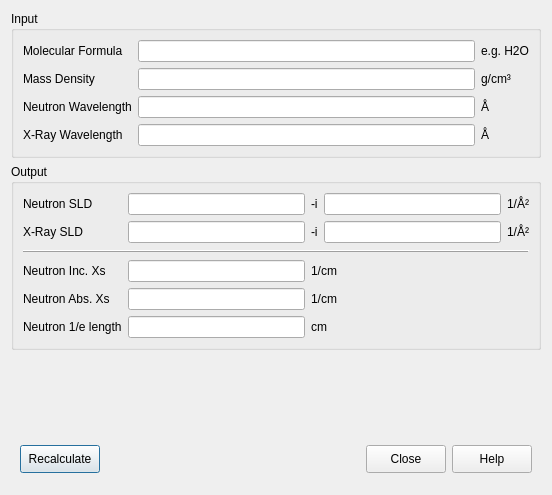
<?xml version="1.0" encoding="UTF-8"?>
<ui version="4.0">
 <class>SldPanel</class>
 <widget class="QDialog" name="SldPanel">
  <property name="geometry">
   <rect>
    <x>0</x>
    <y>0</y>
    <width>552</width>
    <height>495</height>
   </rect>
  </property>
  <property name="sizePolicy">
   <sizepolicy hsizetype="Minimum" vsizetype="Minimum">
    <horstretch>0</horstretch>
    <verstretch>0</verstretch>
   </sizepolicy>
  </property>
  <property name="windowTitle">
   <string>SLD Calculator</string>
  </property>
  <property name="windowIcon">
   <iconset>
    <normaloff>:/res/sasview-icon.ico</normaloff>:/res/sasview-icon.ico</iconset>
  </property>
  <layout class="QGridLayout" name="gridLayout_2">
   <item row="3" column="0">
    <spacer name="verticalSpacer">
     <property name="orientation">
      <enum>Qt::Vertical</enum>
     </property>
     <property name="sizeHint" stdset="0">
      <size>
       <width>20</width>
       <height>40</height>
      </size>
     </property>
    </spacer>
   </item>
   <item row="1" column="0">
    <widget class="QGroupBox" name="groupBoxOutput">
     <property name="title">
      <string>Output</string>
     </property>
     <layout class="QGridLayout" name="gridLayoutOutput">
      <item row="0" column="1">
       <widget class="QLineEdit" name="editNeutronSldReal">
        <property name="enabled">
         <bool>true</bool>
        </property>
        <property name="readOnly">
         <bool>true</bool>
        </property>
       </widget>
      </item>
      <item row="0" column="0">
       <widget class="QLabel" name="label_17">
        <property name="text">
         <string>Neutron SLD</string>
        </property>
       </widget>
      </item>
      <item row="5" column="0">
       <widget class="QLabel" name="label_3">
        <property name="text">
         <string>Neutron 1/e length</string>
        </property>
       </widget>
      </item>
      <item row="3" column="1">
       <widget class="QLineEdit" name="editNeutronIncXs">
        <property name="enabled">
         <bool>true</bool>
        </property>
        <property name="readOnly">
         <bool>true</bool>
        </property>
       </widget>
      </item>
      <item row="3" column="0">
       <widget class="QLabel" name="label_21">
        <property name="text">
         <string>Neutron Inc. Xs</string>
        </property>
       </widget>
      </item>
      <item row="0" column="2">
       <widget class="QLabel" name="label_18">
        <property name="text">
         <string>-i</string>
        </property>
       </widget>
      </item>
      <item row="1" column="2">
       <widget class="QLabel" name="label_20">
        <property name="text">
         <string>-i</string>
        </property>
       </widget>
      </item>
      <item row="0" column="3">
       <widget class="QLineEdit" name="editNeutronSldImag">
        <property name="enabled">
         <bool>true</bool>
        </property>
        <property name="readOnly">
         <bool>true</bool>
        </property>
       </widget>
      </item>
      <item row="5" column="2" colspan="2">
       <widget class="QLabel" name="label_4">
        <property name="text">
         <string>cm</string>
        </property>
       </widget>
      </item>
      <item row="5" column="1">
       <widget class="QLineEdit" name="editNeutronLength">
        <property name="enabled">
         <bool>true</bool>
        </property>
        <property name="readOnly">
         <bool>true</bool>
        </property>
       </widget>
      </item>
      <item row="4" column="2" colspan="2">
       <widget class="QLabel" name="label_24">
        <property name="text">
         <string>1/cm</string>
        </property>
       </widget>
      </item>
      <item row="4" column="1">
       <widget class="QLineEdit" name="editNeutronAbsXs">
        <property name="enabled">
         <bool>true</bool>
        </property>
        <property name="readOnly">
         <bool>true</bool>
        </property>
       </widget>
      </item>
      <item row="4" column="0">
       <widget class="QLabel" name="label_23">
        <property name="text">
         <string>Neutron Abs. Xs</string>
        </property>
       </widget>
      </item>
      <item row="3" column="2" colspan="2">
       <widget class="QLabel" name="label_22">
        <property name="text">
         <string>1/cm</string>
        </property>
       </widget>
      </item>
      <item row="1" column="4">
       <widget class="QLabel" name="label_6">
        <property name="text">
         <string>1/Å²</string>
        </property>
       </widget>
      </item>
      <item row="1" column="0">
       <widget class="QLabel" name="label_19">
        <property name="text">
         <string>X-Ray SLD</string>
        </property>
       </widget>
      </item>
      <item row="0" column="4">
       <widget class="QLabel" name="label_5">
        <property name="text">
         <string>1/Å²</string>
        </property>
       </widget>
      </item>
      <item row="2" column="0" colspan="5">
       <widget class="QFrame" name="frame">
        <property name="minimumSize">
         <size>
          <width>0</width>
          <height>5</height>
         </size>
        </property>
        <property name="frameShape">
         <enum>QFrame::HLine</enum>
        </property>
        <property name="frameShadow">
         <enum>QFrame::Raised</enum>
        </property>
        <property name="lineWidth">
         <number>1</number>
        </property>
        <property name="midLineWidth">
         <number>0</number>
        </property>
       </widget>
      </item>
      <item row="1" column="1">
       <widget class="QLineEdit" name="editXraySldReal">
        <property name="enabled">
         <bool>true</bool>
        </property>
        <property name="readOnly">
         <bool>true</bool>
        </property>
       </widget>
      </item>
      <item row="1" column="3">
       <widget class="QLineEdit" name="editXraySldImag">
        <property name="enabled">
         <bool>true</bool>
        </property>
        <property name="readOnly">
         <bool>true</bool>
        </property>
       </widget>
      </item>
     </layout>
    </widget>
   </item>
   <item row="0" column="0">
    <widget class="QGroupBox" name="groupBoxInput">
     <property name="title">
      <string>Input</string>
     </property>
     <layout class="QGridLayout" name="gridLayoutInput">
      <item row="1" column="0">
       <widget class="QLabel" name="label_8">
        <property name="text">
         <string>Mass Density</string>
        </property>
       </widget>
      </item>
      <item row="1" column="2">
       <widget class="QLabel" name="label_16">
        <property name="text">
         <string>g/cm³</string>
        </property>
       </widget>
      </item>
      <item row="0" column="2">
       <widget class="QLabel" name="label_10">
        <property name="text">
         <string>e.g. H2O</string>
        </property>
       </widget>
      </item>
      <item row="0" column="1">
       <widget class="QLineEdit" name="editMolecularFormula"/>
      </item>
      <item row="1" column="1">
       <widget class="QLineEdit" name="editMassDensity"/>
      </item>
      <item row="2" column="2">
       <widget class="QLabel" name="label_12">
        <property name="text">
         <string>Å</string>
        </property>
       </widget>
      </item>
      <item row="0" column="0">
       <widget class="QLabel" name="label_9">
        <property name="text">
         <string>Molecular Formula</string>
        </property>
       </widget>
      </item>
      <item row="2" column="0">
       <widget class="QLabel" name="label_11">
        <property name="text">
         <string>Neutron Wavelength</string>
        </property>
       </widget>
      </item>
      <item row="2" column="1">
       <widget class="QLineEdit" name="editNeutronWavelength">
        <property name="styleSheet">
         <string notr="true"/>
        </property>
        <property name="readOnly">
         <bool>false</bool>
        </property>
       </widget>
      </item>
      <item row="3" column="1">
       <widget class="QLineEdit" name="editXrayWavelength"/>
      </item>
      <item row="3" column="0">
       <widget class="QLabel" name="label_13">
        <property name="text">
         <string>X-Ray Wavelength</string>
        </property>
       </widget>
      </item>
      <item row="3" column="2">
       <widget class="QLabel" name="label">
        <property name="text">
         <string>Å</string>
        </property>
       </widget>
      </item>
     </layout>
    </widget>
   </item>
   <item row="4" column="0">
    <widget class="QWidget" name="widget" native="true">
     <property name="sizePolicy">
      <sizepolicy hsizetype="Preferred" vsizetype="Fixed">
       <horstretch>0</horstretch>
       <verstretch>0</verstretch>
      </sizepolicy>
     </property>
     <property name="minimumSize">
      <size>
       <width>466</width>
       <height>50</height>
      </size>
     </property>
     <layout class="QGridLayout" name="gridLayout">
      <item row="0" column="0">
       <widget class="QPushButton" name="recalculateButton">
        <property name="enabled">
         <bool>true</bool>
        </property>
        <property name="minimumSize">
         <size>
          <width>0</width>
          <height>28</height>
         </size>
        </property>
        <property name="text">
         <string>Recalculate</string>
        </property>
       </widget>
      </item>
      <item row="0" column="1">
       <spacer name="horizontalSpacer">
        <property name="orientation">
         <enum>Qt::Horizontal</enum>
        </property>
        <property name="sizeHint" stdset="0">
         <size>
          <width>208</width>
          <height>20</height>
         </size>
        </property>
       </spacer>
      </item>
      <item row="0" column="2">
       <widget class="QPushButton" name="closeButton">
        <property name="minimumSize">
         <size>
          <width>0</width>
          <height>28</height>
         </size>
        </property>
        <property name="text">
         <string>Close</string>
        </property>
       </widget>
      </item>
      <item row="0" column="3">
       <widget class="QPushButton" name="helpButton">
        <property name="minimumSize">
         <size>
          <width>0</width>
          <height>28</height>
         </size>
        </property>
        <property name="text">
         <string>Help</string>
        </property>
       </widget>
      </item>
     </layout>
    </widget>
   </item>
  </layout>
 </widget>
 <tabstops>
  <tabstop>editMolecularFormula</tabstop>
  <tabstop>editMassDensity</tabstop>
  <tabstop>editNeutronWavelength</tabstop>
  <tabstop>editNeutronSldReal</tabstop>
  <tabstop>editNeutronSldImag</tabstop>
  <tabstop>editNeutronIncXs</tabstop>
  <tabstop>editNeutronAbsXs</tabstop>
  <tabstop>editNeutronLength</tabstop>
 </tabstops>
 <resources/>
 <connections/>
</ui>
